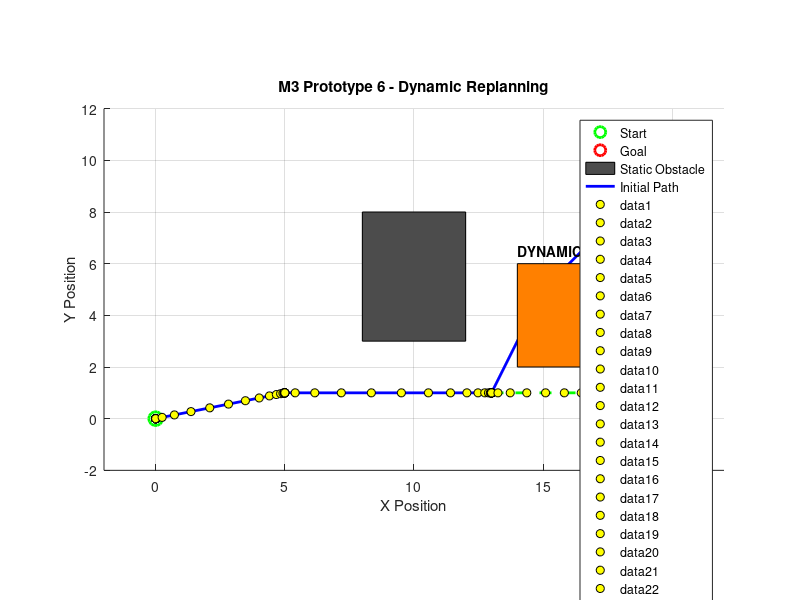

This chart was generated by the following MATLAB code:
%% M3 - Prototype 6
% Dynamic Obstacle Detection and Replanning
% SIH 2026

clc;
clear;
close all;

%% 1. Start and Goal

start = [0, 0];
goal  = [20, 10];

%% 2. Initial Static Obstacle

staticObstacle = [8, 3, 12, 8];

%% 3. Initial Safe Path

path = [
    0, 0;
    5, 1;
    13, 1;
    15, 5;
    20, 10
];

%% 4. Dynamic Obstacle

dynamicObstacle = [14, 2, 17, 6];

%% 5. Plot Initial Environment

figure;
hold on;
grid on;
axis equal;

xlim([-2 22]);
ylim([-2 12]);

xlabel('X Position');
ylabel('Y Position');
title('M3 Prototype 6 - Dynamic Replanning');

% Start
plot(start(1), start(2), 'go', ...
    'MarkerSize', 10, 'LineWidth', 2);

% Goal
plot(goal(1), goal(2), 'ro', ...
    'MarkerSize', 10, 'LineWidth', 2);

% Static obstacle
rectangle('Position', ...
    [staticObstacle(1), staticObstacle(2), ...
     staticObstacle(3)-staticObstacle(1), ...
     staticObstacle(4)-staticObstacle(2)], ...
    'FaceColor', [0.3 0.3 0.3]);

% Initial path
plot(path(:,1), path(:,2), ...
    'b-', 'LineWidth', 2);

legend('Start', 'Goal', ...
       'Static Obstacle', 'Initial Path');

%% 6. Simulate Vehicle Movement

vehiclePosition = start;

for i = 1:size(path,1)

    target = path(i,:);

    steps = 20;

    for s = 1:steps

        ratio = s / steps;

        vehiclePosition = ...
            vehiclePosition + ...
            (target - vehiclePosition) * ratio;

        plot(vehiclePosition(1), ...
             vehiclePosition(2), ...
             'ko', ...
             'MarkerFaceColor', 'y');

        pause(0.05);

    end

    %% 7. Dynamic Obstacle Appears

    if i == 3

        disp('Dynamic obstacle detected!');

        rectangle('Position', ...
            [dynamicObstacle(1), dynamicObstacle(2), ...
             dynamicObstacle(3)-dynamicObstacle(1), ...
             dynamicObstacle(4)-dynamicObstacle(2)], ...
            'FaceColor', [1 0.5 0]);

        text(dynamicObstacle(1), ...
             dynamicObstacle(4)+0.5, ...
             'DYNAMIC OBSTACLE', ...
             'FontWeight', 'bold');

        %% 8. Replanned Path

        replannedPath = [
            vehiclePosition;
            13, 1;
            18, 1;
            18, 9;
            goal
            ];

        plot(replannedPath(:,1), ...
             replannedPath(:,2), ...
             'g--', ...
             'LineWidth', 2);

        disp('Replanning triggered.');

        %% 9. Follow Replanned Path

        for j = 2:size(replannedPath,1)

            target = replannedPath(j,:);

            steps2 = 20;

            for s = 1:steps2

                ratio = s / steps2;

                vehiclePosition = ...
                    vehiclePosition + ...
                    (target - vehiclePosition) * ratio;

                plot(vehiclePosition(1), ...
                     vehiclePosition(2), ...
                     'ko', ...
                     'MarkerFaceColor', 'y');

                pause(0.05);

            end
        end

        break;
    end
end

%% 10. Completion

disp('Vehicle successfully reached the goal after replanning.');

plot(goal(1), goal(2), ...
     'rp', ...
     'MarkerSize', 15, ...
     'LineWidth', 2);

hold off;
